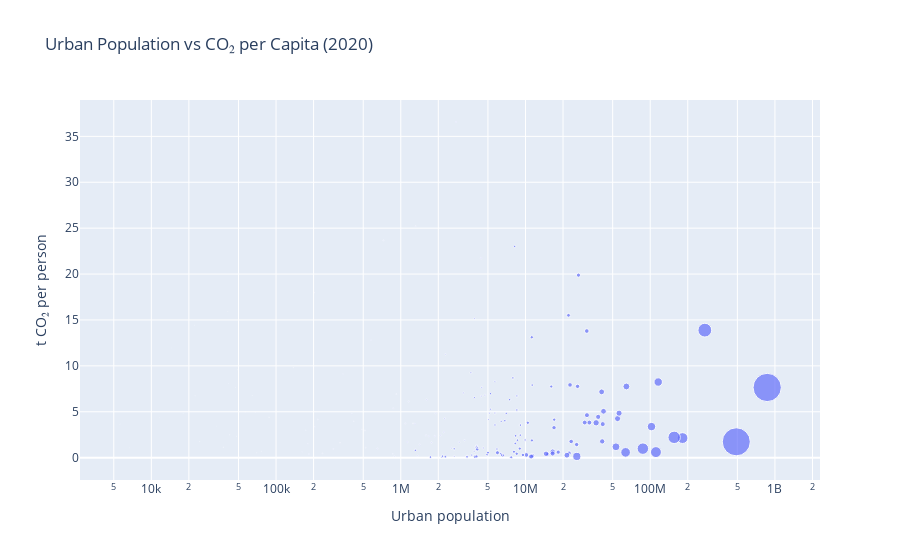

Notebook code cell kept with this figure:
### Code cell
#deze misschien per continent/ development factor op kleur sorteren + minimale grootte datapoints, legende nodig?
latest = merged[merged['Year'] == 2020]
fig3 = px.scatter(latest, x='Urban_Pop', y='co2_per_capita',
                  size='population', hover_name='Country Name',
                  title='Urban Population vs CO₂ per Capita (2020)',
                  labels={'Urban_Pop':'Urban population',
                          'co2_per_capita':'t CO₂ per person'})
fig3.update_xaxes(type='log')
fig3.show()

### Figure 1 — Plotly figure (JSON) as saved in the notebook; plotly's stock layout.template omitted (floating-point values rounded to 4 significant figures; data arrays with more than 128 entries replaced by an {"elided": "..."} marker saying what was removed)
{"data": [{"hovertemplate": "<b>%{hovertext}</b><br><br>Urban population=%{x}<br>t CO₂ per person=%{y}<br>population=%{marker.size}<extra></extra>", "hovertext": {"elided": "179 str values"}, "legendgroup": "", "marker": {"color": "#636efa", "size": {"elided": "179 int values"}, "sizemode": "area", "sizeref": 3565000.0, "symbol": "circle"}, "mode": "markers", "name": "", "orientation": "v", "showlegend": false, "type": "scatter", "x": {"elided": "179 int values"}, "xaxis": "x", "y": {"elided": "179 float values"}, "yaxis": "y"}], "layout": {"legend": {"itemsizing": "constant", "tracegroupgap": 0}, "title": {"text": "Urban Population vs CO₂ per Capita (2020)"}, "xaxis": {"anchor": "y", "domain": [0, 1], "title": {"text": "Urban population"}, "type": "log"}, "yaxis": {"anchor": "x", "domain": [0, 1], "title": {"text": "t CO₂ per person"}}}}
